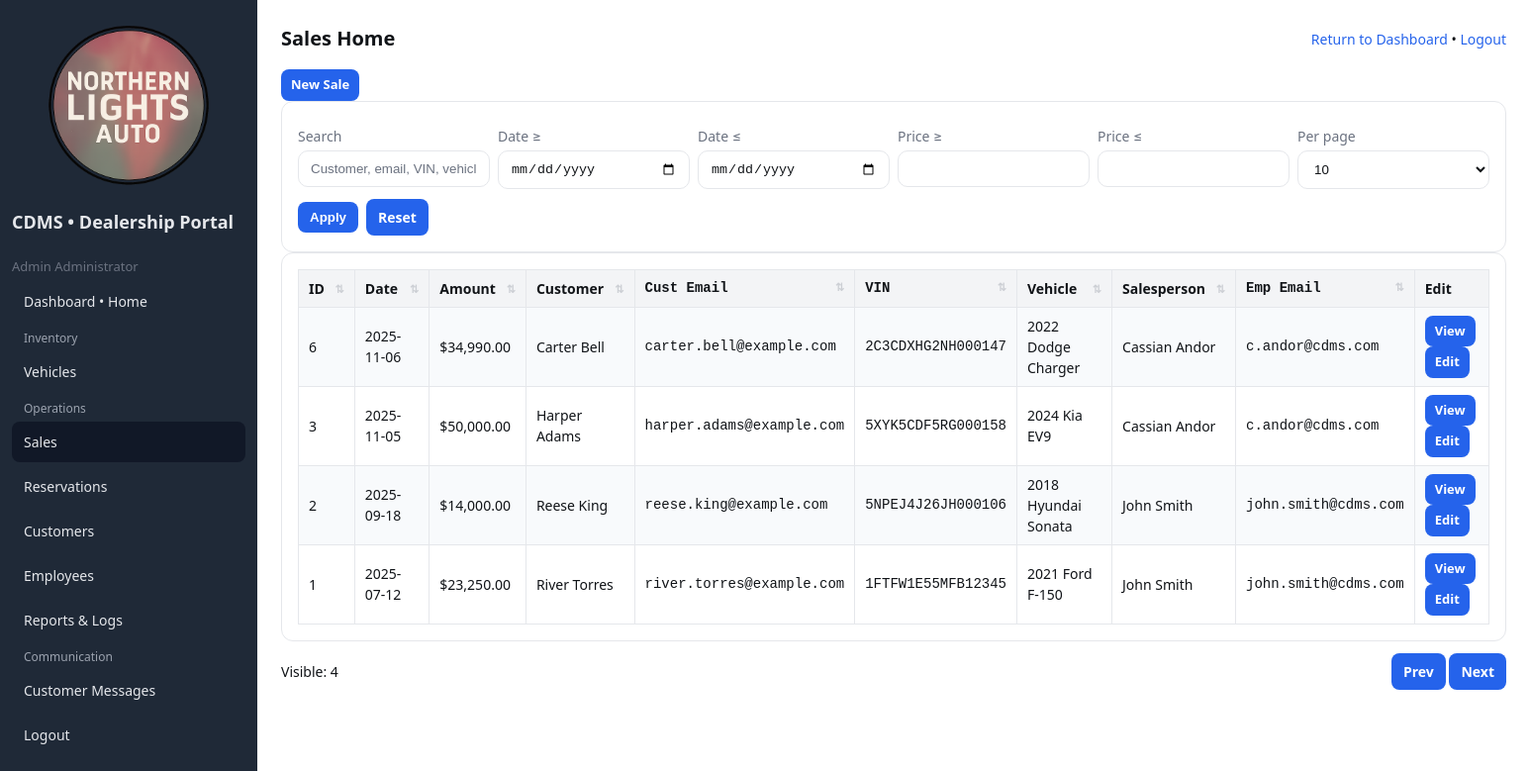
/public/sales.php (signed in), run on an earlier commit of the app's database.
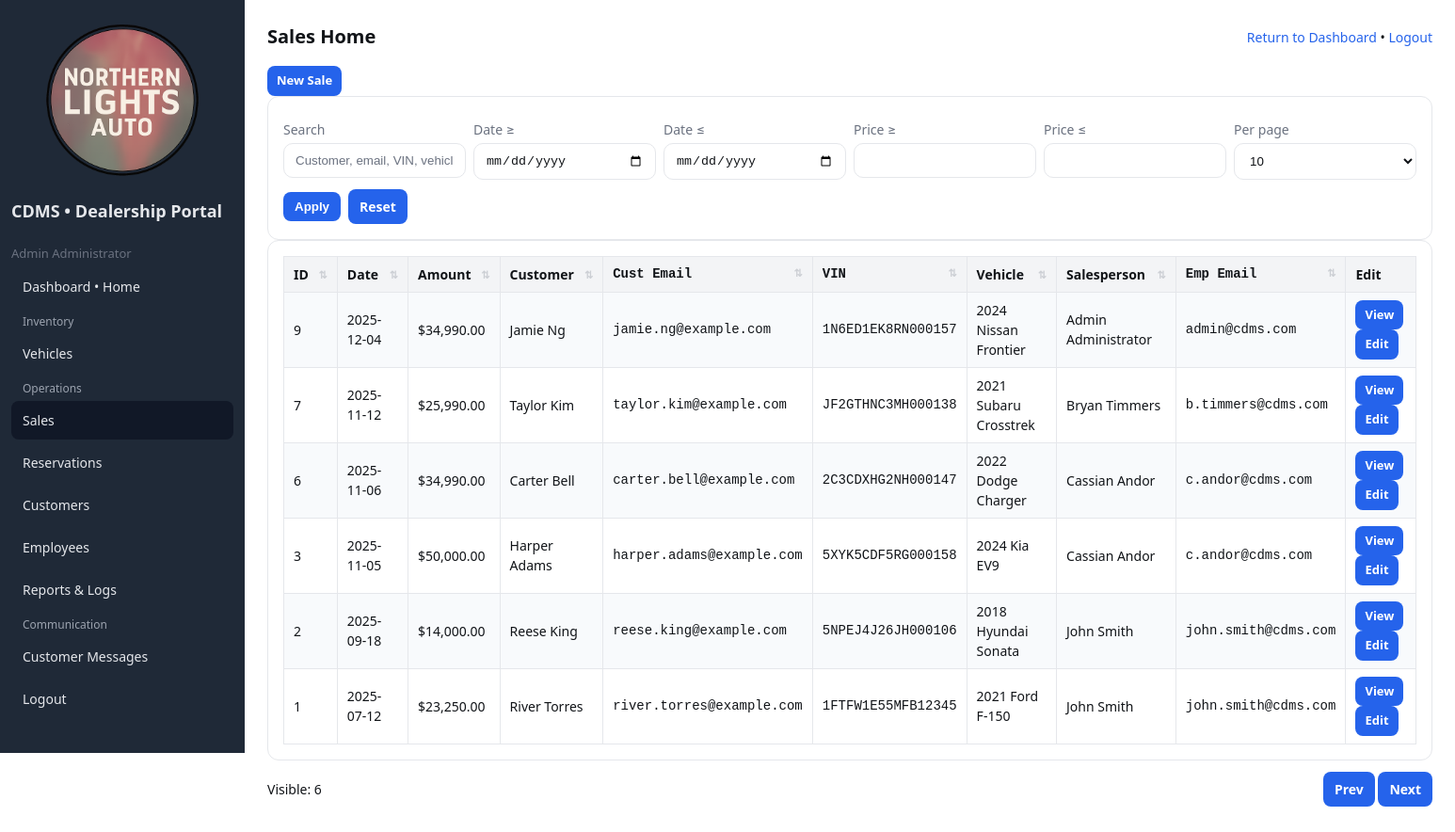
And on a later commit of the database.
### tables this page shows
CREATE TABLE `sales` (
  `sale_id` int(11) NOT NULL,
  `vehicle_id` int(11) NOT NULL,
  `customer_id` int(11) NOT NULL,
  `employee_id` int(11) NOT NULL,
  `sale_price` decimal(10,2) NOT NULL,
  `sale_date` date NOT NULL DEFAULT curdate(),
  `payment_method` enum('cash','finance','lease','other') NOT NULL DEFAULT 'finance',
  `notes` varchar(500) DEFAULT NULL,
  `created_at` timestamp NOT NULL DEFAULT current_timestamp(),
  `updated_at` timestamp NOT NULL DEFAULT current_timestamp() ON UPDATE current_timestamp()
);

CREATE TABLE `customers` (
  `customer_id` int(11) NOT NULL,
  `first_name` varchar(50) NOT NULL,
  `last_name` varchar(50) NOT NULL,
  `email` varchar(120) NOT NULL,
  `phone` varchar(30) DEFAULT NULL,
  `address_line1` varchar(120) DEFAULT NULL,
  `address_line2` varchar(120) DEFAULT NULL,
  `city` varchar(80) DEFAULT NULL,
  `state_province` varchar(80) DEFAULT NULL,
  `postal_code` varchar(20) DEFAULT NULL,
  `created_at` timestamp NOT NULL DEFAULT current_timestamp(),
  `updated_at` timestamp NOT NULL DEFAULT current_timestamp() ON UPDATE current_timestamp(),
  `password_hash` varchar(255) DEFAULT NULL
);

CREATE TABLE `vehicles` (
  `vehicle_id` int(11) NOT NULL,
  `vin` char(17) NOT NULL,
  `make` varchar(50) NOT NULL,
  `model` varchar(50) NOT NULL,
  `trim` varchar(50) DEFAULT NULL,
  `model_year` year(4) NOT NULL,
  `color` varchar(40) DEFAULT NULL,
  `body_style` varchar(40) DEFAULT NULL,
  `transmission` varchar(40) DEFAULT NULL,
  `fuel_type` varchar(40) DEFAULT NULL,
  `mileage` int(11) DEFAULT 0,
  `price` decimal(10,2) NOT NULL,
  `image_url` varchar(255) DEFAULT NULL,
  `status` enum('available','reserved','sold') NOT NULL DEFAULT 'available',
  `image_filename` varchar(255) DEFAULT NULL,
  `location` varchar(80) DEFAULT NULL,
  `listed_at` date NOT NULL DEFAULT curdate(),
  `created_at` timestamp NOT NULL DEFAULT current_timestamp(),
  `updated_at` timestamp NOT NULL DEFAULT current_timestamp() ON UPDATE current_timestamp()
);

CREATE TABLE `employees` (
  `employee_id` int(11) NOT NULL,
  `first_name` varchar(50) NOT NULL,
  `last_name` varchar(50) NOT NULL,
  `email` varchar(120) NOT NULL,
  `password_hash` varchar(100) DEFAULT NULL,
  `phone` varchar(30) DEFAULT NULL,
  `role` enum('sales','manager','admin') NOT NULL DEFAULT 'sales',
  `hire_date` date NOT NULL DEFAULT curdate(),
  `is_active` tinyint(1) NOT NULL DEFAULT 1,
  `created_at` timestamp NOT NULL DEFAULT current_timestamp(),
  `updated_at` timestamp NOT NULL DEFAULT current_timestamp() ON UPDATE current_timestamp()
);

### lib/helpers.php (called while the page is built, shortened)
<?php
function e($string)
{
    return htmlspecialchars($string, ENT_QUOTES, 'UTF-8');
}

### public/sales.php (the view, shortened to what the changed rows need)
<?php
require_once __DIR__ . '/../lib/helpers.php';
$pdo = DB::conn();
$rows = $pdo->query("
    SELECT
        s.sale_id,
        s.sale_date,
        s.sale_price,
        c.first_name AS cust_first, c.last_name AS cust_last, c.email AS cust_email,
        v.vin, v.make, v.model, v.model_year,
        e.first_name AS emp_first, e.last_name AS emp_last, e.email AS emp_email
    FROM sales s
    LEFT JOIN customers c ON c.customer_id = s.customer_id
    LEFT JOIN vehicles  v ON v.vehicle_id  = s.vehicle_id
    LEFT JOIN employees e ON e.employee_id = s.employee_id
    ORDER BY s.sale_id DESC
")->fetchAll();
?>
<!doctype html>
<html>
<head>
    <?php include __DIR__ . '/../includes/header.php'; ?>
</head>
<body class="page-sales">
    <div class="layout">
        <div class="content">
            <div class="card scrollable">
                <table id="salesTable" class="table">
                    <thead>
                        <tr>
                            <th data-sort>ID</th>
                            <th data-sort>Date</th>
                            <th data-sort class="amt">Amount</th>
                            <th data-sort>Customer</th>
                            <th data-sort class="mono">Cust Email</th>
                            <th data-sort class="mono">VIN</th>
                            <th data-sort>Vehicle</th>
                            <th data-sort>Salesperson</th>
                            <th data-sort class="mono">Emp Email</th>
                            <th>Edit</th>
                        </tr>
                    </thead>
                    <tbody>
                        <?php foreach ($rows as $r): ?>
                            <?php
                            $date  = $r['sale_date'] ? date('Y-m-d', strtotime($r['sale_date'])) : '';
                            $amt   = ($r['sale_price'] !== null) ? number_format((float)$r['sale_price'], 2) : '0.00';
                            $cust  = trim(($r['cust_first'] ?? '') . ' ' . ($r['cust_last'] ?? ''));
                            $veh   = trim(($r['model_year'] ? $r['model_year'] . ' ' : '') . ($r['make'] ?? '') . ' ' . ($r['model'] ?? ''));
                            $emp   = trim(($r['emp_first'] ?? '') . ' ' . ($r['emp_last'] ?? ''));
                            ?>
                            <tr>
                                <td><?= (int)$r['sale_id'] ?></td>
                                <td><?= e($date) ?></td>
                                <td class="amt">$<?= e($amt) ?></td>
                                <td><?= e($cust) ?></td>
                                <td class="mono"><?= e($r['cust_email'] ?? '') ?></td>
                                <td class="mono"><?= e($r['vin'] ?? '') ?></td>
                                <td><?= e($veh) ?></td>
                                <td><?= e($emp) ?></td>
                                <td class="mono"><?= e($r['emp_email'] ?? '') ?></td>
                                <td>
                                    <a class="btn btn-primary btn-sm" href="<?= BASE_URL ?>/sale_view.php?id=<?= (int)$r['sale_id'] ?>">View</a>
                                    <a class="btn btn-primary btn-sm" href="<?= BASE_URL ?>/sale_edit.php?id=<?= (int)$r['sale_id'] ?>">Edit</a>
                                </td>
                            </tr>
                        <?php endforeach; ?>
                    </tbody>
                </table>
            </div>
            <div class="header mt-12">
                <div class="muted" id="metaLbl"></div>
                <div>
                    <a class="btn secondary" href="#" id="prevBtn">Prev</a>
                    <a class="btn secondary" href="#" id="nextBtn">Next</a>
                </div>
            </div>
        </div>
    </div>
</body>
</html>

What changed in the data, as far as the page shows it:
added sales: sale_id "9", sale_date "2025-12-04", sale_price "34,990.00", customer.last_name "Jamie Ng", customer.email "jamie.ng@example.com", vehicle.vin "1N6ED1EK8RN000157", vehicle.model "2024 Nissan Frontier", employee.last_name "Admin Administrator", employee.email "admin@cdms.com"
added sales: sale_id "7", sale_date "2025-11-12", sale_price "25,990.00", customer.last_name "Taylor Kim", customer.email "taylor.kim@example.com", vehicle.vin "JF2GTHNC3MH000138", vehicle.model "2021 Subaru Crosstrek", employee.last_name "Bryan Timmers", employee.email "b.timmers@cdms.com"
Also different on the page:
text written by a page script: "Visible: 4" → "Visible: 6"
